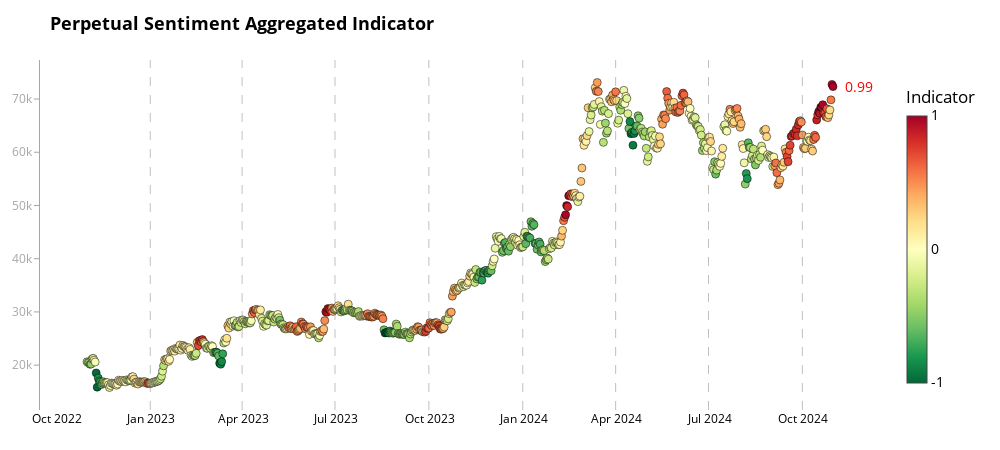

Write notebook code for a chart like this one.
### Code cell
# Example usage
fig2 = chart_aggregate(merged_df, 'aggregate_indicator_equalweight', 'price_usd_close', "Perpetual Sentiment Aggregated Indicator")
fig2.show()
pio.write_html(fig2, file=f'bitcoin_analysis_prep_aggr_last_2year.html')
print("All charts have been displayed and saved as separate HTML files.")

### Figure 1 — Plotly figure (JSON) as saved in the notebook; plotly's stock layout.template omitted (floating-point values rounded to 4 significant figures; data arrays with more than 128 entries replaced by an {"elided": "..."} marker saying what was removed)
{"data": [{"hoverinfo": "text", "marker": {"cmax": 1, "cmin": -1, "color": {"elided": "732 float values"}, "colorbar": {"len": 0.9, "lenmode": "fraction", "thickness": 20, "ticktext": ["-1", "0", "1"], "tickvals": [-1, 0, 1], "title": {"text": "Indicator"}, "x": 1.02, "xpad": 10}, "colorscale": [[0.0, "rgb(0,104,55)"], [0.1, "rgb(26,152,80)"], [0.2, "rgb(102,189,99)"], [0.3, "rgb(166,217,106)"], [0.4, "rgb(217,239,139)"], [0.5, "rgb(255,255,191)"], [0.6, "rgb(254,224,139)"], [0.7, "rgb(253,174,97)"], [0.8, "rgb(244,109,67)"], [0.9, "rgb(215,48,39)"], [1.0, "rgb(165,0,38)"]], "line": {"color": "black", "width": 0.5}, "size": 8}, "mode": "markers", "text": {"elided": "732 str values"}, "x": {"elided": "732 str values"}, "y": {"elided": "732 float values"}, "type": "scatter"}], "layout": {"shapes": [{"line": {"color": "rgba(128, 128, 128, 0.7)", "dash": "dash", "width": 1}, "opacity": 0.7, "type": "line", "x0": "2022-12-31T00:00:00", "x1": "2022-12-31T00:00:00", "xref": "x", "y0": 0, "y1": 1, "yref": "y domain"}, {"line": {"color": "rgba(128, 128, 128, 0.7)", "dash": "dash", "width": 1}, "opacity": 0.7, "type": "line", "x0": "2023-03-31T00:00:00", "x1": "2023-03-31T00:00:00", "xref": "x", "y0": 0, "y1": 1, "yref": "y domain"}, {"line": {"color": "rgba(128, 128, 128, 0.7)", "dash": "dash", "width": 1}, "opacity": 0.7, "type": "line", "x0": "2023-06-30T00:00:00", "x1": "2023-06-30T00:00:00", "xref": "x", "y0": 0, "y1": 1, "yref": "y domain"}, {"line": {"color": "rgba(128, 128, 128, 0.7)", "dash": "dash", "width": 1}, "opacity": 0.7, "type": "line", "x0": "2023-09-30T00:00:00", "x1": "2023-09-30T00:00:00", "xref": "x", "y0": 0, "y1": 1, "yref": "y domain"}, {"line": {"color": "rgba(128, 128, 128, 0.7)", "dash": "dash", "width": 1}, "opacity": 0.7, "type": "line", "x0": "2023-12-31T00:00:00", "x1": "2023-12-31T00:00:00", "xref": "x", "y0": 0, "y1": 1, "yref": "y domain"}, {"line": {"color": "rgba(128, 128, 128, 0.7)", "dash": "dash", "width": 1}, "opacity": 0.7, "type": "line", "x0": "2024-03-31T00:00:00", "x1": "2024-03-31T00:00:00", "xref": "x", "y0": 0, "y1": 1, "yref": "y domain"}, {"line": {"color": "rgba(128, 128, 128, 0.7)", "dash": "dash", "width": 1}, "opacity": 0.7, "type": "line", "x0": "2024-06-30T00:00:00", "x1": "2024-06-30T00:00:00", "xref": "x", "y0": 0, "y1": 1, "yref": "y domain"}, {"line": {"color": "rgba(128, 128, 128, 0.7)", "dash": "dash", "width": 1}, "opacity": 0.7, "type": "line", "x0": "2024-09-30T00:00:00", "x1": "2024-09-30T00:00:00", "xref": "x", "y0": 0, "y1": 1, "yref": "y domain"}], "annotations": [{"align": "left", "font": {"color": "red", "size": 14}, "showarrow": false, "text": "0.99", "x": "2024-10-30T00:00:00", "xanchor": "left", "xshift": 10, "y": 72330.0, "yanchor": "middle"}], "title": {"font": {"color": "black", "size": 18, "weight": "bold"}, "text": "Perpetual Sentiment Aggregated Indicator"}, "font": {"color": "black", "size": 14}, "margin": {"l": 40, "r": 120, "t": 60, "b": 40}, "showlegend": false, "hovermode": "closest", "plot_bgcolor": "white", "paper_bgcolor": "white", "width": 1000, "height": 450, "xaxis": {"tickfont": {"color": "black", "size": 12}, "showgrid": false, "zeroline": false, "dtick": "M3", "tickformat": "%b %Y", "showline": false, "mirror": false}, "yaxis": {"tickfont": {"color": "rgba(128, 128, 128, 0.7)", "size": 12}, "showgrid": false, "zeroline": false, "showline": true, "linewidth": 1, "linecolor": "rgba(128, 128, 128, 0.7)", "mirror": false, "ticks": "outside", "ticklen": 5, "tickcolor": "rgba(128, 128, 128, 0.7)"}}}
